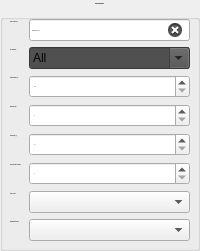
    <widget class="QGroupBox" name="groupBox_4">
     <property name="sizePolicy">
      <sizepolicy hsizetype="Expanding" vsizetype="Maximum">
       <horstretch>0</horstretch>
       <verstretch>0</verstretch>
      </sizepolicy>
     </property>
     <property name="minimumSize">
      <size>
       <width>0</width>
       <height>0</height>
      </size>
     </property>
     <property name="font">
      <font>
       <family>Open Sans Extrabold</family>
       <pointsize>-1</pointsize>
       <weight>50</weight>
       <italic>false</italic>
       <bold>false</bold>
      </font>
     </property>
     <property name="styleSheet">
      <string notr="true"/>
     </property>
     <property name="title">
      <string> SLR Related Data </string>
     </property>
     <property name="alignment">
      <set>Qt::AlignCenter</set>
     </property>
     <layout class="QFormLayout" name="formLayout">
      <property name="leftMargin">
       <number>7</number>
      </property>
      <property name="topMargin">
       <number>10</number>
      </property>
      <property name="rightMargin">
       <number>7</number>
      </property>
      <property name="bottomMargin">
       <number>7</number>
      </property>
      <item row="0" column="0">
       <widget class="QLabel" name="label_16">
        <property name="font">
         <font>
          <family>Open Sans Semibold</family>
          <pointsize>-1</pointsize>
          <weight>50</weight>
          <italic>false</italic>
          <bold>false</bold>
         </font>
        </property>
        <property name="accessibleName">
         <string>LabelInfoWhite</string>
        </property>
        <property name="text">
         <string>Laser system ID:</string>
        </property>
       </widget>
      </item>
      <item row="0" column="1">
       <widget class="QLineEdit" name="le_laserid">
        <property name="font">
         <font>
          <family>Open Sans</family>
          <pointsize>-1</pointsize>
          <weight>50</weight>
          <italic>false</italic>
          <bold>false</bold>
         </font>
        </property>
        <property name="styleSheet">
         <string notr="true"/>
        </property>
        <property name="text">
         <string>EKSPLANL317SH</string>
        </property>
        <property name="clearButtonEnabled">
         <bool>true</bool>
        </property>
       </widget>
      </item>
      <item row="1" column="0">
       <widget class="QLabel" name="label_17">
        <property name="font">
         <font>
          <family>Open Sans Semibold</family>
          <pointsize>-1</pointsize>
          <weight>50</weight>
          <italic>false</italic>
          <bold>false</bold>
         </font>
        </property>
        <property name="accessibleName">
         <string>LabelInfoWhite</string>
        </property>
        <property name="text">
         <string>CPF provider:</string>
        </property>
       </widget>
      </item>
      <item row="2" column="1">
       <widget class="QSpinBox" name="sb_ampli">
        <property name="font">
         <font>
          <family>Open Sans</family>
          <pointsize>-1</pointsize>
          <weight>50</weight>
          <italic>false</italic>
          <bold>false</bold>
         </font>
        </property>
        <property name="suffix">
         <string> %</string>
        </property>
        <property name="maximum">
         <number>100</number>
        </property>
       </widget>
      </item>
      <item row="3" column="0">
       <widget class="QLabel" name="label_24">
        <property name="font">
         <font>
          <family>Open Sans Semibold</family>
          <pointsize>-1</pointsize>
          <weight>50</weight>
          <italic>false</italic>
          <bold>false</bold>
         </font>
        </property>
        <property name="accessibleName">
         <string>LabelInfoWhite</string>
        </property>
        <property name="text">
         <string>Initial priority:</string>
        </property>
       </widget>
      </item>
      <item row="3" column="1">
       <widget class="QSpinBox" name="sb_priority">
        <property name="font">
         <font>
          <family>Open Sans</family>
          <pointsize>-1</pointsize>
          <weight>50</weight>
          <italic>false</italic>
          <bold>false</bold>
         </font>
        </property>
       </widget>
      </item>
      <item row="4" column="0">
       <widget class="QLabel" name="label_8">
        <property name="font">
         <font>
          <family>Open Sans Semibold</family>
          <pointsize>-1</pointsize>
          <weight>50</weight>
          <italic>false</italic>
          <bold>false</bold>
         </font>
        </property>
        <property name="accessibleName">
         <string>LabelInfoWhite</string>
        </property>
        <property name="text">
         <string>NP Bin Size (s):</string>
        </property>
       </widget>
      </item>
      <item row="4" column="1">
       <widget class="QSpinBox" name="sb_binsize">
        <property name="font">
         <font>
          <family>Open Sans</family>
          <pointsize>-1</pointsize>
          <weight>50</weight>
          <italic>false</italic>
          <bold>false</bold>
         </font>
        </property>
        <property name="wrapping">
         <bool>false</bool>
        </property>
        <property name="frame">
         <bool>true</bool>
        </property>
        <property name="suffix">
         <string> s</string>
        </property>
        <property name="maximum">
         <number>500</number>
        </property>
       </widget>
      </item>
      <item row="5" column="0">
       <widget class="QLabel" name="label_7">
        <property name="font">
         <font>
          <family>Open Sans Semibold</family>
          <pointsize>-1</pointsize>
          <weight>50</weight>
          <italic>false</italic>
          <bold>false</bold>
         </font>
        </property>
        <property name="accessibleName">
         <string>LabelInfoWhite</string>
        </property>
        <property name="text">
         <string>Normal Point Indicator:</string>
        </property>
       </widget>
      </item>
      <item row="5" column="1">
       <widget class="QSpinBox" name="sb_npi">
        <property name="font">
         <font>
          <family>Open Sans</family>
          <pointsize>-1</pointsize>
          <weight>50</weight>
          <italic>false</italic>
          <bold>false</bold>
         </font>
        </property>
        <property name="maximum">
         <number>500</number>
        </property>
       </widget>
      </item>
      <item row="6" column="0">
       <widget class="QLabel" name="label_20">
        <property name="font">
         <font>
          <family>Open Sans Semibold</family>
          <pointsize>-1</pointsize>
          <weight>50</weight>
          <italic>false</italic>
          <bold>false</bold>
         </font>
        </property>
        <property name="accessibleName">
         <string>LabelInfoWhite</string>
        </property>
        <property name="text">
         <string>Track policy:</string>
        </property>
       </widget>
      </item>
      <item row="6" column="1">
       <widget class="QComboBox" name="cb_trackpolicy">
        <property name="font">
         <font>
          <family>Open Sans</family>
          <pointsize>-1</pointsize>
          <weight>50</weight>
          <italic>false</italic>
          <bold>false</bold>
         </font>
        </property>
        <property name="cursor">
         <cursorShape>PointingHandCursor</cursorShape>
        </property>
        <property name="styleSheet">
         <string notr="true">QComboBox QListView{
    border: none;
    margin: none;
   padding: none;
}</string>
        </property>
        <property name="frame">
         <bool>true</bool>
        </property>
       </widget>
      </item>
      <item row="7" column="0">
       <widget class="QLabel" name="label_19">
        <property name="font">
         <font>
          <family>Open Sans Semibold</family>
          <pointsize>-1</pointsize>
          <weight>50</weight>
          <italic>false</italic>
          <bold>false</bold>
         </font>
        </property>
        <property name="accessibleName">
         <string>LabelInfoWhite</string>
        </property>
        <property name="text">
         <string>Enablement policy:</string>
        </property>
       </widget>
      </item>
      <item row="7" column="1">
       <widget class="QComboBox" name="cb_enablementpolicy">
        <property name="font">
         <font>
          <family>Open Sans</family>
          <pointsize>-1</pointsize>
          <weight>50</weight>
          <italic>false</italic>
          <bold>false</bold>
         </font>
        </property>
        <property name="cursor">
         <cursorShape>PointingHandCursor</cursorShape>
        </property>
       </widget>
      </item>
      <item row="2" column="0">
       <widget class="QLabel" name="label_10">
        <property name="font">
         <font>
          <family>Open Sans Semibold</family>
          <pointsize>-1</pointsize>
          <weight>50</weight>
          <italic>false</italic>
          <bold>false</bold>
         </font>
        </property>
        <property name="accessibleName">
         <string>LabelInfoWhite</string>
        </property>
        <property name="text">
         <string>Amplification (%):</string>
        </property>
       </widget>
      </item>
      <item row="1" column="1">
       <widget class="QComboBox" name="cb_cpf">
        <property name="accessibleName">
         <string>Satan</string>
        </property>
        <property name="styleSheet">
         <string notr="true">
QComboBox:disabled
{
	color: rgb(100, 100,100);
}

QComboBox:editable
{
    background-color:rgb(80,80,80);
}

QComboBox QAbstractItemView {
    border: none;
    selection-background-color: rgb(0,80,80);
    background-color:rgb(80,80,80);

}
</string>
        </property>
        <property name="editable">
         <bool>true</bool>
        </property>
        <property name="frame">
         <bool>true</bool>
        </property>
        <item>
         <property name="text">
          <string>All</string>
         </property>
        </item>
        <item>
         <property name="text">
          <string>No TLE</string>
         </property>
        </item>
       </widget>
      </item>
     </layout>
    </widget>
